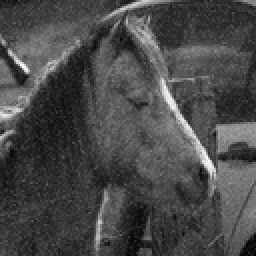
#> input picture nois.jpg, 128 x 128 px, shrunk from 512 x 512 before the run, given in place of real_tc1.jpg, which was not available (shown 2 times larger)
$ python app.py
#> lines starting #> are read from the running program, lines starting #| are printed output that depends on the picture; long printed decimals are rounded; pictures that were not available may be replaced by others from this repository, and a replacement may not be noted
import numpy as np
import cv2
from skimage.metrics import structural_similarity as ssim
import concurrent.futures
import numpy as np


def divide(image, y, x, kernel_half, kernel_size, height, width):
    if kernel_size == 1:
        return [image[y, x]]

    neighborhood = []
    for i in range(-kernel_half, kernel_half + 1):
        for j in range(-kernel_half, kernel_half + 1):
            ny = min(max(y + i, 0), height - 1)
            nx = min(max(x + j, 0), width - 1)
            neighborhood.append(image[ny, nx])

    return neighborhood


def conquer(neighborhood):
    return np.median(neighborhood)


def combine(result, y, x, median_value):
    result[y, x] = median_value


def parallel_median_filter(image, kernel_size):
    height, width = image.shape[:2]
    kernel_half = kernel_size // 2
    result = np.zeros_like(image)

    def process_pixel(y, x):
        neighborhood = divide(image, y, x, kernel_half, kernel_size, height, width)
        median_value = conquer(neighborhood)
        combine(result, y, x, median_value)

    with concurrent.futures.ThreadPoolExecutor() as executor:
        futures = []
        for y in range(height):
            for x in range(width):
                futures.append(executor.submit(process_pixel, y, x))

        # Wait for all futures to complete
        concurrent.futures.wait(futures)

    return result


def manual_median_filter(image, kernel_size):
    height, width = image.shape[:2]
    kernel_half = kernel_size // 2
    result = np.zeros_like(image)
    for y in range(height):
        for x in range(width):
            neighborhood = divide(image, y, x, kernel_half, kernel_size, height, width)
            median_value = conquer(neighborhood)
            combine(result, y, x, median_value)
    return result


def naive_median_filter(image, kernel_size):
    height, width = image.shape[:2]
    kernel_half = kernel_size // 2
    result = np.zeros_like(image)

    for y in range(height):
        for x in range(width):
            neighborhood = []
            for i in range(-kernel_half, kernel_half + 1):
                for j in range(-kernel_half, kernel_half + 1):
                    ny = min(max(y + i, 0), height - 1)
                    nx = min(max(x + j, 0), width - 1)
                    neighborhood.append(image[ny, nx])

            result[y, x] = np.median(neighborhood)

    return result


noisy_images = [
    "tc/resized/noisy_tc1.jpg",
    "tc/resized/noisy_tc2.jpg",
    "tc/resized/noisy_tc3.jpg",
]

real_images = [
    "tc/resized/real_tc1.jpg",
    "tc/resized/real_tc2.jpg",
    "tc/resized/real_tc3.jpg",
]
import time, os


# Baca gambar
def processing(real_images, noisy_images, tc):
#> called with real_images = 'tc/resized/real_tc1.jpg', noisy_images = 'tc/resized/noisy_tc1.jpg', tc = 1
    print(f"====================Test Case {tc}=======================")
    real = cv2.imread(real_images, cv2.IMREAD_GRAYSCALE)
#> real is the input picture: shape (128, 128); min 0, max 252, mean 73

    # Ukuran kernel (harus ganjil)
    kernel_size = 3

    # Baca gambar asli
    noise = cv2.imread(noisy_images, cv2.IMREAD_GRAYSCALE)
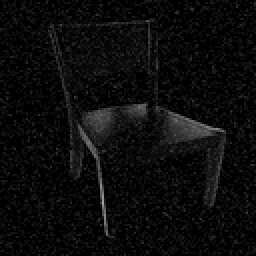
#> input picture noisy.jpg, 128 x 128 px, shrunk from 512 x 512 before the run, given in place of noisy_tc1.jpg, which was not available (shown 2 times larger)
#> noise is the input picture: shape (128, 128); min 0, max 167, mean 12

    # Terapkan filter median tanpa metode divide and conquer
    start_time = time.time()
    filtered_image_naive = naive_median_filter(noise, kernel_size)
#> after the loop in naive_median_filter, `for y in range(height):`:
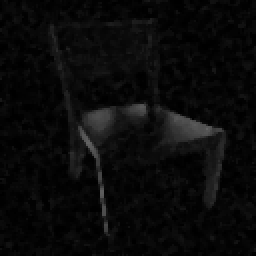
#> result: shape (128, 128) (shown 2 times larger); min 0, max 99, mean 10
    end = time.time()
    print("Time for naive:", end - start_time)

    # Terapkan filter median dengan metode divide and conquer
    start_time = time.time()
    filtered_image_dc = parallel_median_filter(noise, kernel_size)
#> the loop in parallel_median_filter, `for y in range(height):` made 128 passes
    end = time.time()
    print("Time for divide and conquer:", end - start_time)

    filtered_image_bawaan_cv = cv2.medianBlur(noise, kernel_size)

    # Hitung nilai SSIM antara gambar asli dan gambar hasil filter median dari kedua pendekatan
    ssim_dc = ssim(real, filtered_image_dc)
    ssim_before = ssim(real, noise)
    print("SSIM before denoising:", ssim_before*100,"%")
#| SSIM before denoising: 5.833 %
    print("SSIM with Divide and Conquer:", ssim_dc * 100, "%")
#| SSIM with Divide and Conquer: 6.212 %
    print("SSIM with OpenCV Median Filter:", ssim(real, filtered_image_bawaan_cv) * 100, "%")
#| SSIM with OpenCV Median Filter: 6.212 %
    base_name = os.path.basename(real_images)
    cv2.imwrite(f"tc/result/dc_{base_name}", filtered_image_dc)
    cv2.imwrite(f"tc/result/naive_{base_name}", filtered_image_naive)
    cv2.imwrite(f"tc/result/cv_{base_name}", filtered_image_bawaan_cv)
    print("=======================================================")

count = 1
for real_images, noisy_images in zip(real_images, noisy_images):
    processing(real_images, noisy_images, count)
    count += 1
#> pass 2 of the loop `for real_images, noisy_images in zip(real_images, noisy_images):`:
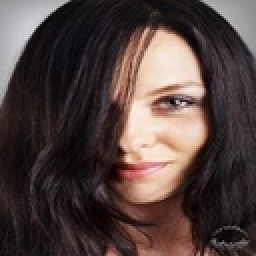
#> input picture tc/resized/real_tc2.jpg, 128 x 128 px, shrunk from 512 x 512 before the run (shown 2 times larger)
#> in processing (call 2), `real = cv2.imread(real_images, cv2.IMREAD_GRAYSCALE)`:
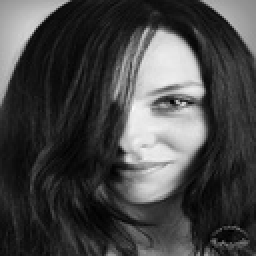
#> real: shape (128, 128) (shown 2 times larger); min 0, max 250, mean 69.9
#| SSIM before denoising: 9.989 %
#| SSIM with Divide and Conquer: 12.269 %
#| SSIM with OpenCV Median Filter: 12.269 %
#> pass 3 of the loop `for real_images, noisy_images in zip(real_images, noisy_images):`:
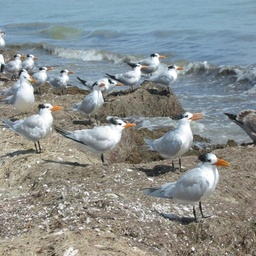
#> input picture tc/resized/real_tc3.jpg, 256 x 256 px, shrunk from 1024 x 1024 before the run
#> in processing (call 3), `real = cv2.imread(real_images, cv2.IMREAD_GRAYSCALE)`:
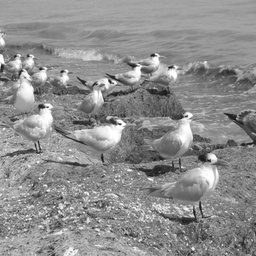
#> real: shape (256, 256); min 18, max 255, mean 141.7
#> (the run stopped early here; a loop or call above may not have finished)
